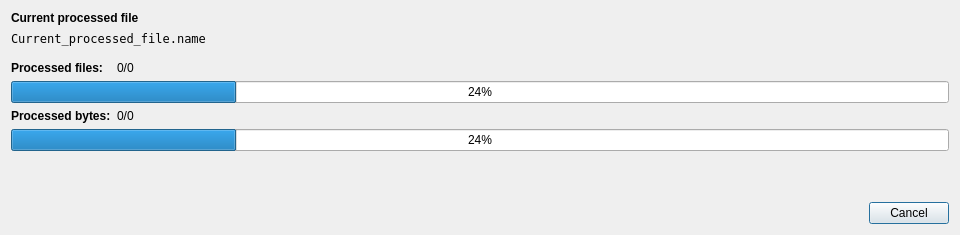
<?xml version="1.0" encoding="UTF-8"?>
<ui version="4.0">
 <class>Dialog</class>
 <widget class="QDialog" name="Dialog">
  <property name="geometry">
   <rect>
    <x>0</x>
    <y>0</y>
    <width>960</width>
    <height>235</height>
   </rect>
  </property>
  <property name="minimumSize">
   <size>
    <width>0</width>
    <height>235</height>
   </size>
  </property>
  <property name="windowTitle">
   <string>Dialog</string>
  </property>
  <layout class="QVBoxLayout" name="verticalLayout">
   <item>
    <widget class="QLabel" name="label">
     <property name="sizePolicy">
      <sizepolicy hsizetype="Preferred" vsizetype="Maximum">
       <horstretch>0</horstretch>
       <verstretch>0</verstretch>
      </sizepolicy>
     </property>
     <property name="font">
      <font>
       <weight>75</weight>
       <bold>true</bold>
      </font>
     </property>
     <property name="text">
      <string>Current processed file</string>
     </property>
    </widget>
   </item>
   <item>
    <widget class="QLabel" name="lblCurrentFile">
     <property name="sizePolicy">
      <sizepolicy hsizetype="Preferred" vsizetype="Maximum">
       <horstretch>0</horstretch>
       <verstretch>0</verstretch>
      </sizepolicy>
     </property>
     <property name="font">
      <font>
       <family>DejaVu Sans Mono</family>
      </font>
     </property>
     <property name="text">
      <string>Current_processed_file.name</string>
     </property>
     <property name="textFormat">
      <enum>Qt::PlainText</enum>
     </property>
    </widget>
   </item>
   <item>
    <widget class="QWidget" name="widget" native="true">
     <layout class="QFormLayout" name="formLayout">
      <property name="leftMargin">
       <number>0</number>
      </property>
      <property name="rightMargin">
       <number>0</number>
      </property>
      <item row="0" column="0">
       <widget class="QLabel" name="label_2">
        <property name="font">
         <font>
          <weight>75</weight>
          <bold>true</bold>
         </font>
        </property>
        <property name="text">
         <string>Processed files:</string>
        </property>
       </widget>
      </item>
      <item row="0" column="1">
       <widget class="QLabel" name="lblProcessedFiles">
        <property name="text">
         <string>0/0</string>
        </property>
       </widget>
      </item>
      <item row="1" column="0" colspan="2">
       <widget class="QProgressBar" name="pbProcessedFiles">
        <property name="value">
         <number>24</number>
        </property>
       </widget>
      </item>
      <item row="2" column="0">
       <widget class="QLabel" name="label_4">
        <property name="font">
         <font>
          <weight>75</weight>
          <bold>true</bold>
         </font>
        </property>
        <property name="text">
         <string>Processed bytes:</string>
        </property>
       </widget>
      </item>
      <item row="2" column="1">
       <widget class="QLabel" name="lblProcessedBytes">
        <property name="text">
         <string>0/0</string>
        </property>
       </widget>
      </item>
      <item row="3" column="0" colspan="2">
       <widget class="QProgressBar" name="pbProcessedBytes">
        <property name="value">
         <number>24</number>
        </property>
       </widget>
      </item>
     </layout>
    </widget>
   </item>
   <item>
    <widget class="QDialogButtonBox" name="bbCancel">
     <property name="orientation">
      <enum>Qt::Horizontal</enum>
     </property>
     <property name="standardButtons">
      <set>QDialogButtonBox::Cancel</set>
     </property>
    </widget>
   </item>
  </layout>
 </widget>
 <resources/>
 <connections>
  <connection>
   <sender>bbCancel</sender>
   <signal>accepted()</signal>
   <receiver>Dialog</receiver>
   <slot>accept()</slot>
   <hints>
    <hint type="sourcelabel">
     <x>248</x>
     <y>254</y>
    </hint>
    <hint type="destinationlabel">
     <x>157</x>
     <y>274</y>
    </hint>
   </hints>
  </connection>
  <connection>
   <sender>bbCancel</sender>
   <signal>rejected()</signal>
   <receiver>Dialog</receiver>
   <slot>reject()</slot>
   <hints>
    <hint type="sourcelabel">
     <x>316</x>
     <y>260</y>
    </hint>
    <hint type="destinationlabel">
     <x>286</x>
     <y>274</y>
    </hint>
   </hints>
  </connection>
 </connections>
</ui>
